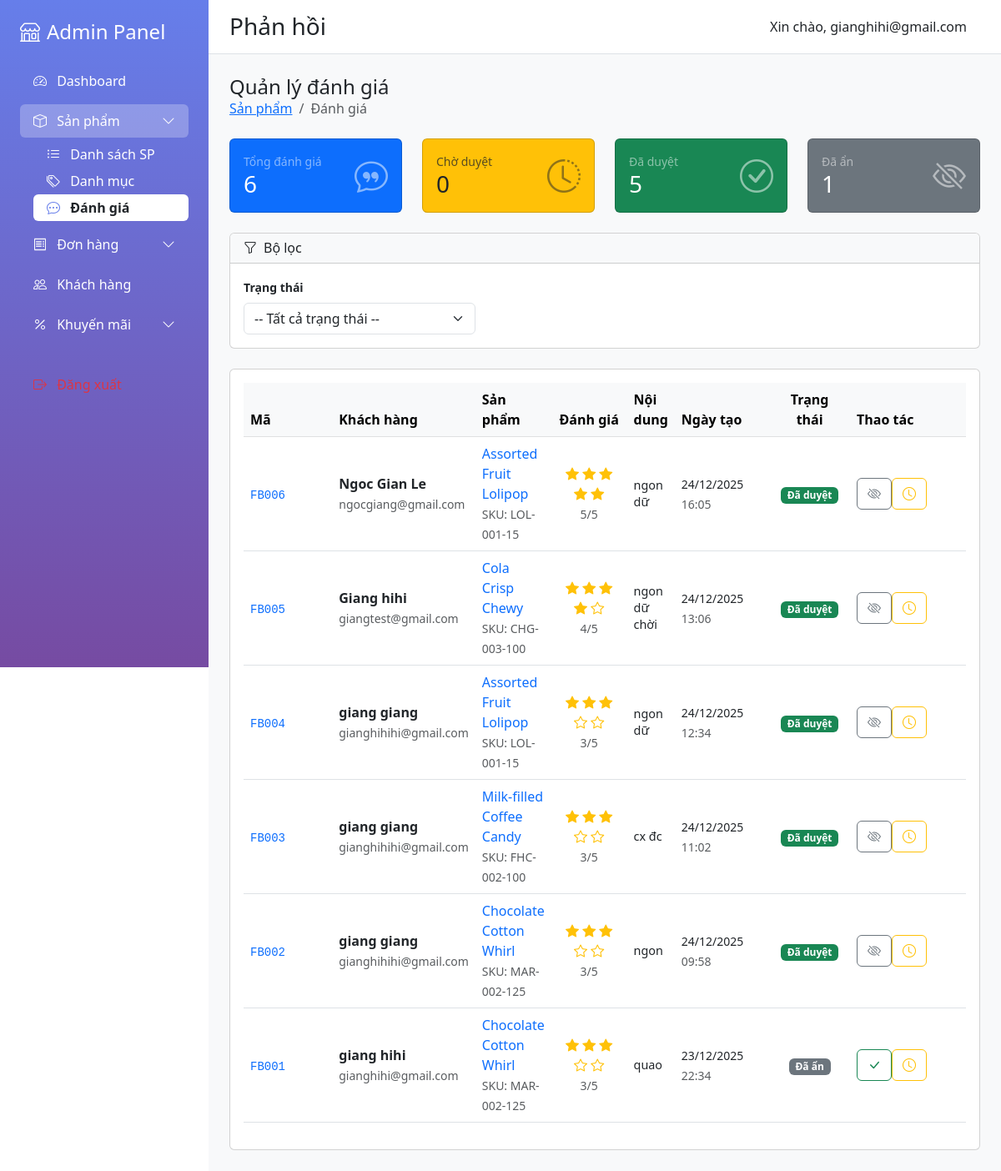
The page /admin/index.php?action=feedback (signed in) on the database its author committed.
### tables this page shows
CREATE TABLE `feedback` (
  `FeedbackID` varchar(10) NOT NULL,
  `CustomerID` varchar(10) DEFAULT NULL,
  `SKUID` varchar(20) DEFAULT NULL,
  `Rating` int(11) DEFAULT NULL,
  `Comment` varchar(500) DEFAULT NULL,
  `CreateDate` datetime DEFAULT NULL,
  `Status` enum('pending','approved','hidden') DEFAULT 'pending'
);

CREATE TABLE `account` (
  `AccountID` varchar(10) NOT NULL,
  `Email` varchar(50) DEFAULT NULL,
  `Password` varchar(255) DEFAULT NULL,
  `AccountStatus` varchar(50) DEFAULT NULL
);

CREATE TABLE `product` (
  `ProductID` varchar(10) NOT NULL,
  `CategoryID` varchar(10) DEFAULT NULL,
  `ProductName` varchar(200) DEFAULT NULL,
  `Unit` varchar(50) DEFAULT NULL,
  `Description` varchar(500) DEFAULT NULL,
  `Flavour` varchar(200) DEFAULT NULL,
  `Ingredient` varchar(500) DEFAULT NULL,
  `Filter` varchar(50) DEFAULT NULL,
  `Image` text DEFAULT NULL
);

CREATE TABLE `sku` (
  `SKUID` varchar(20) NOT NULL,
  `ProductID` varchar(10) DEFAULT NULL,
  `InventoryID` varchar(10) DEFAULT NULL,
  `Attribute` int(11) DEFAULT NULL,
  `OriginalPrice` decimal(10,2) DEFAULT NULL,
  `PromotionPrice` decimal(10,2) DEFAULT NULL
);

### admin/views/feedback.php (the view, shortened to what this page needs)
<?php
$statusFilter = $_GET['status'] ?? '';
$sql = "
    SELECT
        f.FeedbackID,
        f.Rating,
        f.Comment,
        f.CreateDate,
        f.Status,
        c.CustomerID,
        CONCAT(c.FirstName, ' ', c.LastName) as CustomerName,
        a.Email as CustomerEmail,
        s.SKUID,
        s.Attribute as SKUAttribute,
        p.ProductID,
        p.ProductName
    FROM FEEDBACK f
    JOIN CUSTOMER c ON f.CustomerID = c.CustomerID
    JOIN ACCOUNT a ON c.AccountID = a.AccountID
    JOIN SKU s ON f.SKUID = s.SKUID
    JOIN PRODUCT p ON s.ProductID = p.ProductID
    WHERE 1=1
";
$params = [];
$sql .= " ORDER BY f.CreateDate DESC";
$stmt = $pdo->prepare($sql);
$stmt->execute($params);
$feedbacks = $stmt->fetchAll();
$stats = [
    'total' => 0,
    'pending' => 0,
    'approved' => 0,
    'hidden' => 0
];
$statsQuery = $pdo->query("
    SELECT
        COUNT(*) as total,
        SUM(CASE WHEN Status = 'pending' OR Status IS NULL THEN 1 ELSE 0 END) as pending,
        SUM(CASE WHEN Status = 'approved' THEN 1 ELSE 0 END) as approved,
        SUM(CASE WHEN Status = 'hidden' THEN 1 ELSE 0 END) as hidden
    FROM FEEDBACK
");
$statsResult = $statsQuery->fetch();
if ($statsResult) {
    $stats['total'] = (int)($statsResult['total'] ?? 0);
    $stats['pending'] = (int)($statsResult['pending'] ?? 0);
    $stats['approved'] = (int)($statsResult['approved'] ?? 0);
    $stats['hidden'] = (int)($statsResult['hidden'] ?? 0);
}
$statusLabels = [
    'pending' => 'Chờ duyệt',
    'approved' => 'Đã duyệt',
    'hidden' => 'Đã ẩn'
];
$statusClasses = [
    'pending' => 'bg-warning text-dark',
    'approved' => 'bg-success',
    'hidden' => 'bg-secondary'
];
?>
<div class="d-flex justify-content-between align-items-center mb-4">
    <div>
        <h4 class="mb-0">Quản lý đánh giá</h4>
        <nav aria-label="breadcrumb">
            <ol class="breadcrumb mb-0 small">
                <li class="breadcrumb-item"><a href="<?php echo BASE_URL; ?>index.php?action=products">Sản phẩm</a></li>
                <li class="breadcrumb-item active">Đánh giá</li>
            </ol>
        </nav>
    </div>
</div>
<div class="row mb-4">
    <div class="col-md-3">
        <div class="card bg-primary text-white">
            <div class="card-body py-3">
                <div class="d-flex justify-content-between align-items-center">
                    <div>
                        <div class="small text-white-50">Tổng đánh giá</div>
                        <div class="h3 mb-0"><?php echo number_format($stats['total']); ?></div>
                    </div>
                    <i class="bi bi-chat-quote display-6 opacity-50"></i>
                </div>
            </div>
        </div>
    </div>
    <div class="col-md-3">
        <div class="card bg-warning">
            <div class="card-body py-3">
                <div class="d-flex justify-content-between align-items-center">
                    <div>
                        <div class="small text-dark opacity-75">Chờ duyệt</div>
                        <div class="h3 mb-0 text-dark"><?php echo number_format($stats['pending']); ?></div>
                    </div>
                    <i class="bi bi-clock-history display-6 text-dark opacity-50"></i>
                </div>
            </div>
        </div>
    </div>
    <div class="col-md-3">
        <div class="card bg-success text-white">
            <div class="card-body py-3">
                <div class="d-flex justify-content-between align-items-center">
                    <div>
                        <div class="small text-white-50">Đã duyệt</div>
                        <div class="h3 mb-0"><?php echo number_format($stats['approved']); ?></div>
                    </div>
                    <i class="bi bi-check-circle display-6 opacity-50"></i>
                </div>
            </div>
        </div>
    </div>
    <div class="col-md-3">
        <div class="card bg-secondary text-white">
            <div class="card-body py-3">
                <div class="d-flex justify-content-between align-items-center">
                    <div>
                        <div class="small text-white-50">Đã ẩn</div>
                        <div class="h3 mb-0"><?php echo number_format($stats['hidden']); ?></div>
                    </div>
                    <i class="bi bi-eye-slash display-6 opacity-50"></i>
                </div>
            </div>
        </div>
    </div>
</div>
<div class="card mb-4">
    <div class="card-header bg-light">
        <h6 class="mb-0"><i class="bi bi-funnel me-2"></i>Bộ lọc</h6>
    </div>
    <div class="card-body">
        <form method="GET" action="<?php echo BASE_URL; ?>index.php">
            <div class="row g-3 align-items-end">
                <div class="col-md-4">
                    <label class="form-label small fw-semibold">Trạng thái</label>
                    <select name="status" class="form-select" onchange="this.form.submit()">
                        <option value="">-- Tất cả trạng thái --</option>
                    </select>
                </div>
            </div>
        </form>
    </div>
</div>
<div class="card">
    <div class="card-body">
        <?php if (empty($feedbacks)): ?>
        <div class="text-center text-muted py-5">
            <i class="bi bi-chat-quote display-4 d-block mb-3"></i>
            <p class="mb-0">Chưa có đánh giá nào<?php echo !empty($statusFilter) ? ' với trạng thái này' : ''; ?>.</p>
        </div>
        <?php else: ?>
        <div class="table-responsive">
            <table class="table table-hover align-middle" id="feedbackTable">
                <thead class="table-light">
                    <tr>
                        <th style="width: 120px;">Mã</th>
                        <th>Khách hàng</th>
                        <th>Sản phẩm</th>
                        <th class="text-center" style="width: 100px;">Đánh giá</th>
                        <th>Nội dung</th>
                        <th style="width: 120px;">Ngày tạo</th>
                        <th class="text-center" style="width: 100px;">Trạng thái</th>
                        <th style="width: 150px;">Thao tác</th>
                    </tr>
                </thead>
                <tbody>
                    <?php foreach ($feedbacks as $fb):
                        $status = $fb['Status'] ?? 'pending';
                    ?>
                    <tr>
                        <td>
                            <code class="text-primary small"><?php echo htmlspecialchars($fb['FeedbackID']); ?></code>
                        </td>
                        <td>
                            <strong><?php echo htmlspecialchars($fb['CustomerName']); ?></strong>
                            <br><small class="text-muted"><?php echo htmlspecialchars($fb['CustomerEmail']); ?></small>
                        </td>
                        <td>
                            <a href="<?php echo BASE_URL; ?>index.php?action=view_product&id=<?php echo htmlspecialchars($fb['ProductID']); ?>"
                               class="text-decoration-none">
                                <?php echo htmlspecialchars($fb['ProductName']); ?>
                            </a>
                            <br><small class="text-muted">SKU: <?php echo htmlspecialchars($fb['SKUID']); ?></small>
                        </td>
                        <td class="text-center">
                            <div class="text-warning">
                                <?php for ($i = 1; $i <= 5; $i++): ?>
                                    <i class="bi bi-star<?php echo $i <= $fb['Rating'] ? '-fill' : ''; ?>"></i>
                                <?php endfor; ?>
                            </div>
                            <small class="text-muted"><?php echo $fb['Rating']; ?>/5</small>
                        </td>
                        <td>
                            <?php if (!empty($fb['Comment'])): ?>
                                <div class="comment-preview" style="max-width: 250px;">
                                    <?php
                                    $comment = htmlspecialchars($fb['Comment']);
                                    echo mb_strlen($comment) > 100
                                        ? mb_substr($comment, 0, 100) . '...'
                                        : $comment;
                                    ?>
                                </div>
                            <?php else: ?>
                                <span class="text-muted fst-italic">Không có nội dung</span>
                            <?php endif; ?>
                        </td>
                        <td>
                            <small><?php echo date('d/m/Y', strtotime($fb['CreateDate'])); ?></small>
                            <br><small class="text-muted"><?php echo date('H:i', strtotime($fb['CreateDate'])); ?></small>
                        </td>
                        <td class="text-center">
                            <span class="badge <?php echo $statusClasses[$status] ?? 'bg-warning text-dark'; ?>">
                                <?php echo $statusLabels[$status] ?? 'Chờ duyệt'; ?>
                            </span>
                        </td>
                        <td>
                            <div class="btn-group btn-group-sm">
                                <?php if ($status !== 'approved'): ?>
                                <form method="POST" class="d-inline">
                                    <button type="submit" name="approve_feedback" class="btn btn-outline-success" title="Duyệt">
                                        <i class="bi bi-check-lg"></i>
                                    </button>
                                </form>
                                <?php endif; ?>
                                <?php if ($status !== 'hidden'): ?>
                                <form method="POST" class="d-inline">
                                    <button type="submit" name="hide_feedback" class="btn btn-outline-secondary" title="Ẩn">
                                        <i class="bi bi-eye-slash"></i>
                                    </button>
                                </form>
                                <?php endif; ?>
                                <?php if ($status !== 'pending'): ?>
                                <form method="POST" class="d-inline">
                                    <button type="submit" name="pending_feedback" class="btn btn-outline-warning" title="Đặt chờ duyệt">
                                        <i class="bi bi-clock"></i>
                                    </button>
                                </form>
                                <?php endif; ?>
                            </div>
                        </td>
                    </tr>
                    <?php endforeach; ?>
                </tbody>
            </table>
        </div>
        <?php endif; ?>
    </div>
</div>

### admin/views/feedback.php (style rules this page uses)
.comment-preview { font-size: 0.9rem; line-height: 1.4; }

### rows shown on the page
feedback: FeedbackID "FB006", CustomerName "Ngoc Gian Le", account.Email "ngocgiang@gmail.com", product.ProductName "Assorted Fruit Lolipop", SKUID.SKUID "LOL-001-15", Rating "5", Comment "ngon dữ", CreateDate "24/12/2025", CreateDate "16:05", Status "Đã duyệt"
feedback: FeedbackID "FB005", CustomerName "Giang hihi", account.Email "giangtest@gmail.com", product.ProductName "Cola Crisp Chewy", SKUID.SKUID "CHG-003-100", Rating "4", Comment "ngon dữ chời", CreateDate "24/12/2025", CreateDate "13:06", Status "Đã duyệt"
feedback: FeedbackID "FB004", CustomerName "giang giang", account.Email "gianghihihi@gmail.com", product.ProductName "Assorted Fruit Lolipop", SKUID.SKUID "LOL-001-15", Rating "3", Comment "ngon dữ", CreateDate "24/12/2025", CreateDate "12:34", Status "Đã duyệt"
feedback: FeedbackID "FB003", CustomerName "giang giang", account.Email "gianghihihi@gmail.com", product.ProductName "Milk-filled Coffee Candy", SKUID.SKUID "FHC-002-100", Rating "3", Comment "cx đc", CreateDate "24/12/2025", CreateDate "11:02", Status "Đã duyệt"
feedback: FeedbackID "FB002", CustomerName "giang giang", account.Email "gianghihihi@gmail.com", product.ProductName "Chocolate Cotton Whirl", SKUID.SKUID "MAR-002-125", Rating "3", Comment "ngon", CreateDate "24/12/2025", CreateDate "09:58", Status "Đã duyệt"
feedback: FeedbackID "FB001", CustomerName "giang hihi", account.Email "gianghihi@gmail.com", product.ProductName "Chocolate Cotton Whirl", SKUID.SKUID "MAR-002-125", Rating "3", Comment "quao", CreateDate "23/12/2025", CreateDate "22:34", Status "Đã ẩn"

### other values the page prints
$titles[$action] "Phản hồi"
$_SESSION['admin_email'] "gianghihi@gmail.com"
$stats['total'] "6"
$stats['pending'] "0"
$stats['approved'] "5"
$stats['hidden'] "1"
